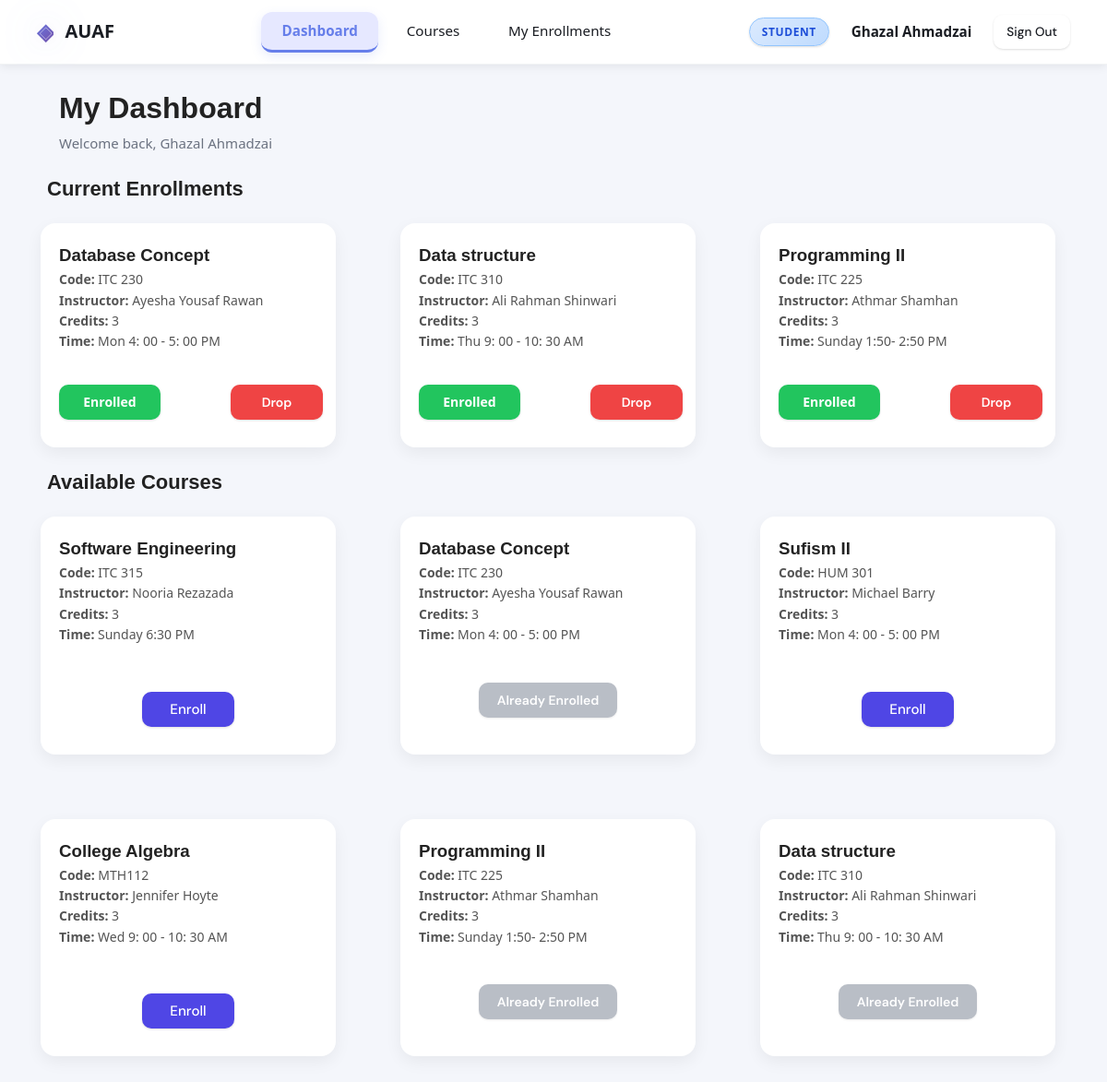
Screenshot of /student-dashboard (signed in) with the database file from the repository.
### tables this page shows
CREATE TABLE students (
    id INTEGER PRIMARY KEY AUTOINCREMENT,
    user_id INTEGER,
    full_name TEXT,
    department TEXT,
    FOREIGN KEY(user_id) REFERENCES users(id)
);

CREATE TABLE courses (
    id INTEGER PRIMARY KEY AUTOINCREMENT,
    course_name TEXT,
    instructor TEXT,
    credits INTEGER,
    schedule TEXT,
    department TEXT,
    capacity INTEGER
, course_code TEXT, description TEXT);

### app.py (the view)
@main_bp.route("/student-dashboard")
def student_dashboard():
    if "username" not in session:
        return redirect(url_for("auth.login"))
    if session.get("role") != "student":
        return redirect(url_for("main.dashboard"))
    conn = get_db_connection()
    print("SESSION USER ID:", session.get("user_id"))
    student = conn.execute("""
        SELECT * FROM students
        WHERE user_id = ?
    """, (session.get("user_id"),)).fetchone()
    print("STUDENT ROW:", student)
    if not student:
        conn.close()
        return "Student profile not found"
    enrolled_courses = conn.execute("""
    SELECT c.id,
       c.course_name,
       c.course_code,
       c.instructor,
       c.credits,
       c.schedule
FROM courses c
JOIN enrollments e ON c.id = e.course_id
    WHERE e.student_id = ?
    AND e.status = 'enrolled'
""", (student["id"],)).fetchall()
    print("ENROLLED COURSES:", enrolled_courses)
    all_courses = conn.execute("""
        SELECT * FROM courses
    """).fetchall()
    conn.close()
    active_tab = request.args.get("tab", "enrolled")
    return render_template(
        "main/student_dashboard.html",
        student=student,
        enrolled_courses=enrolled_courses,
        all_courses=all_courses,
        active_tab=active_tab
    )

### app.py (called while the page is built)
def get_db_connection():
    import os
    db_path = os.path.join(os.path.dirname(__file__), "database.db")
    conn = sqlite3.connect(db_path)
    conn.row_factory = sqlite3.Row
    return conn

@app.context_processor
def inject_globals():
    return {
        "current_user": CurrentUser(),
    }

    @property
    def is_authenticated(self):
        return "username" in session

    @property
    def is_admin(self):
        return session.get("role") == "admin"

    @property
    def full_name(self):
        return session.get("full_name") or session.get("username") or "User"

### templates/main/student_dashboard.html
{% extends "base.html" %}
{% block content %}
<div class="student-dashboard">
<div class="page-header" style="display:flex; justify-content:space-between; align-items:center;">
 <div class="page-header">
   <h1>My Dashboard</h1>
   <p>Welcome back, {{ student.full_name }}</p>
</div>
</div>
<h2 class="current-title">Current Enrollments</h2>
<div class="card-grid">
  {% if enrolled_courses %}
    {% for c in enrolled_courses %}
    <div class="card">
      <h3>{{ c.course_name }}</h3>
      <p><b>Code:</b> {{ c.course_code }}</p>
      <p><b>Instructor:</b> {{ c.instructor }}</p>
      <p><b>Credits:</b> {{ c.credits }}</p>
      <p><b>Time:</b> {{ c.schedule }}</p>
      <div class="enrollment-actions">
  <span class="badge">Enrolled</span>
  <form method="POST" action="{{ url_for('enrollment.drop', course_id=c.id) }}">
    <button class="btn btn-danger">Drop</button>
  </form>
</div>
    </div>
    {% endfor %}
  {% else %}
    <p>No current enrollments.</p>
  {% endif %}
</div>
<h2 class="current-title">Available Courses</h2>
{% set enrolled_ids = enrolled_courses | map(attribute='id') | list %}
<div class="card-grid">
  {% for c in all_courses %}
  <div class="card">
    <h3>{{ c.course_name }}</h3>
    <p><b>Code:</b> {{ c.course_code }}</p>
    <p><b>Instructor:</b> {{ c.instructor }}</p>
    <p><b>Credits:</b> {{ c.credits }}</p>
    <p><b>Time:</b> {{ c.schedule }}</p>
    {% if c.id in enrolled_ids %}
        <button class="btn btn-secondary" disabled>Already Enrolled</button>
    {% else %}
        <form method="POST" action="{{ url_for('enrollment.enroll', course_id=c.id) }}">
            <button class="btn btn-primary">Enroll</button>
        </form>
    {% endif %}
  </div>
  {% endfor %}
</div>
</div>
{% endblock %}

### templates/base.html (shortened to what this page needs)
<!DOCTYPE html>
<html lang="en">
<head>
  <link rel="stylesheet" href="{{ url_for('static', filename='css/main.css') }}" />
</head>
<body>
{% if current_user.is_authenticated %}
<nav class="navbar">
  <a class="navbar-brand" href="{{ url_for('main.dashboard') }}">
    <span class="brand-icon">◈</span> AUAF
  </a>
  <ul class="nav-links">
    <li>
<a href="{{ url_for('main.dashboard') }}"
class="{% if request.blueprint == 'main' %}active{% endif %}">
Dashboard
</a>
</li>
    <li><a href="{{ url_for('courses.list_courses') }}" class="{% if request.blueprint == 'courses' %}active{% endif %}">Courses</a></li>
    {% if current_user.is_admin %}
    <li><a href="{{ url_for('students.list_students') }}" class="{% if request.blueprint == 'students' %}active{% endif %}">Students</a></li>
    {% else %}
    <li><a href="{{ url_for('enrollment.history') }}" class="{% if request.endpoint == 'enrollment.history' or request.blueprint == 'enrollment' %}active{% endif %}">My Enrollments</a></li>
    {% endif %}
  </ul>
  <div class="nav-user">
    <span class="user-badge {{ 'badge-admin' if current_user.is_admin else 'badge-student' }}">
      {{ 'Admin' if current_user.is_admin else 'Student' }}
    </span>
    <span class="username">
  {{ 'System Administrator' if current_user.is_admin else current_user.full_name }}
</span>
    <a href="{{ url_for('auth.logout') }}" class="btn btn-ghost btn-sm">Sign Out</a>
  </div>
</nav>
{% endif %}
<main class="main-content">
  <div class="container">
    {% block content %}{% endblock %}
  </div>
</main>
</body>
</html>

### rows the page displays
students: full_name "Ghazal Ahmadzai"
courses: course_name "Database Concept", course_code "ITC 230", instructor "Ayesha Yousaf Rawan", credits "3", schedule "Mon 4: 00 - 5: 00 PM", shows "Already Enrolled"
courses: course_name "Data structure", course_code "ITC 310", instructor "Ali Rahman Shinwari", credits "3", schedule "Thu 9: 00 - 10: 30 AM", shows "Already Enrolled"
courses: course_name "Programming II", course_code "ITC 225", instructor "Athmar Shamhan", credits "3", schedule "Sunday 1:50- 2:50 PM", shows "Already Enrolled"
courses: course_name "Software Engineering", course_code "ITC 315", instructor "Nooria Rezazada", credits "3", schedule "Sunday 6:30 PM"
courses: course_name "Sufism II", course_code "HUM 301", instructor "Michael Barry", credits "3", schedule "Mon 4: 00 - 5: 00 PM"
courses: course_name "College Algebra", course_code "MTH112", instructor "Jennifer Hoyte", credits "3", schedule "Wed 9: 00 - 10: 30 AM"

### other values shown
{{ 'Admin' if current_user.is_admin else 'Student' }} "STUDENT"
